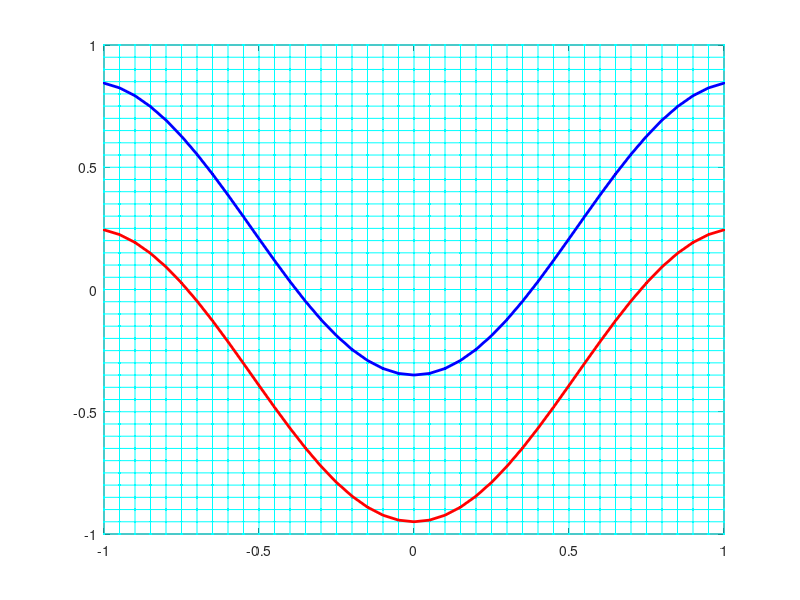

Write the MATLAB code that produced this figure. (Note: this script raises an error after producing the figure.)
%% Data 
[X,Y] = meshgrid(-1:0.05:1);
n = size(X,1);
for i = 1:n
    plot(X(i,:),Y(i,:), 'c.-');
    hold on;
    plot(X(:,i),Y(:,i), 'c.-');
end
x = -1:0.05:1;
y1 = -0.6*sin(3*x+pi/2)-0.35;
y2 = -0.6*sin(3*x+pi/2)+0.25;
plot(x, y1, 'r.-', 'LineWidth',2);
plot(x, y2, 'b.-', 'LineWidth',2);
hold off;

%% Optimization (Simplex)
tol  = 1e-10;
myOptions = optimset(...
    'Display', 'iter', ...
    'MaxIter', 500, ...
    'MaxFunEvals', 5000, ...
    'TolX', tol, ...
    'TolFun', tol, ...
    'TolCon', tol, ...
    'LargeScale', 'off');


%% naive approach
%  a0 + a1*x + a2*y = 0;
a0 = 1;
a1 = 1;
a2 = 1;
params = [a0 a1 a2];
%simplex
%params = fminsearch('objFunc1', params, myOptions, x, y1, y2);
disp(params);
%goal is  [-0.0630    0.0000    0.9418] or [-0.0630    0.0000    1]
%for some reason simplex insists that a2 affects objFunc1's output at all
%even though it's literally not used and checking the ouput shows that
%using .9418 vs 1 has no difference up to the 14th digit

%grad descent
grad = .02;
d = .001;
nIters = 150;
for i = 1:nIters
    disp(i);
    da0 = (objFunc1([a0 + d, a1, a2], x, y1, y2) - objFunc1([a0 - d, a1, a2], x, y1, y2)) / 2 / d;
    da1 = (objFunc1([a0, a1 + d, a2], x, y1, y2) - objFunc1([a0, a1 - d, a2], x, y1, y2)) / 2 / d;
    da2 = (objFunc1([a0, a1, a2 + d], x, y1, y2) - objFunc1([a0, a1, a2 - d], x, y1, y2)) / 2 / d;
    a0 = a0 - grad * da0;
    a1 = a1 - grad * da1;
    a2 = a2 - grad * da2;
    params = [a0, a1, a2];
    disp(params);
end
disp(params);
%close enough
%% tanh hidden layer
%
%a = -0.8333;
a = -1;
b = 1;
c = -0.5;
%c = -0.5830;
w11 = 2;
w12 = 1;
w21 = 2;
w22 = 1;
b1  = 0.0;
b2  = 0.0;

params = [a b c w11 w12 w21 w22 b1 b2];
%
params = fminunc('objFunc2', params, myOptions, X, Y, x, y1, y2);
disp(params);

%%




